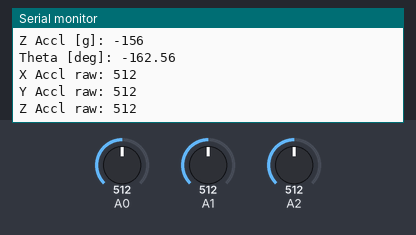
Recording of a sketch running on a simulated Arduino Uno, built with avr-gcc and run on an emulated ATmega328P. Parts: the last lines printed to the serial monitor. Inputs (shaded band) come from the test bench; at power-on: A0 = 512, A2 = 512, A1 = 512.

Above: at 1.2 s.
1.3 s: A0 set to 627
At 1.55 s:
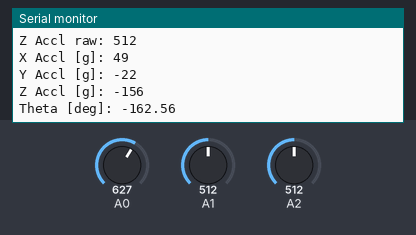
2.8 s: A2 set to 627
At 3.26 s:
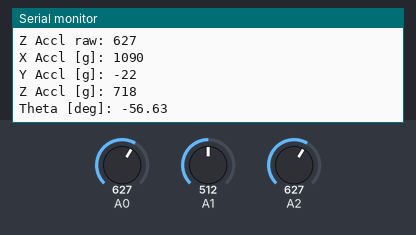
5.8 s: A1 set to 627
At 6.69 s:
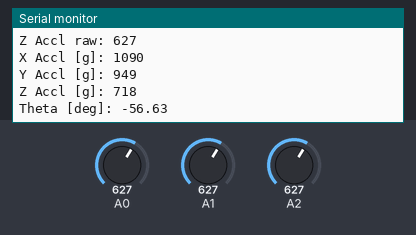
7.3 s: A0 set to 605
At 7.82 s:
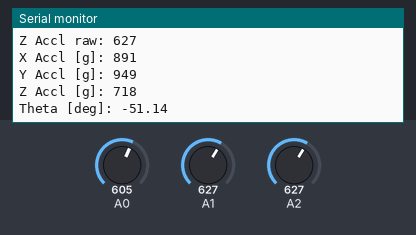
10.3 s: A1 set to 607
At 11.24 s:
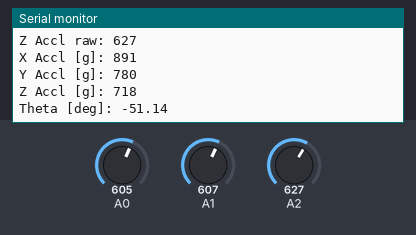
11.8 s: A2 set to 607
At 12.38 s:
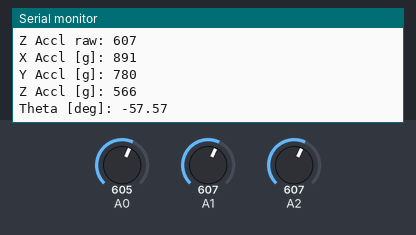
Timing chart, 0 to 14.3 s (numbered marks = the images above; inputs shaded):
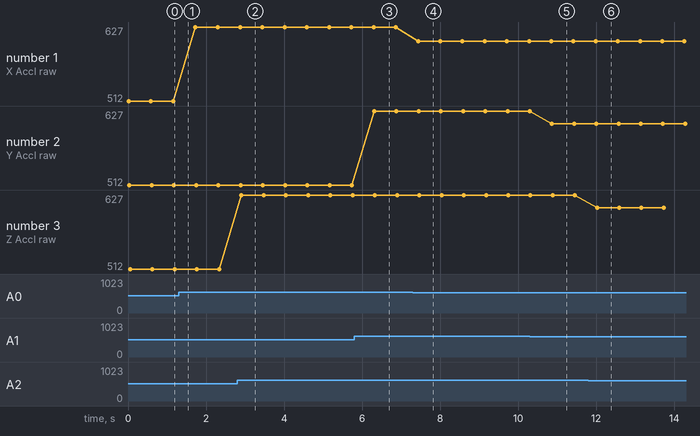

The sketch:

read_adxl335_values.ino
```cpp
// Code to use accelerometer
//
// PINOUTS:
// ADXL335  to   UNO
// Vin      ->   +5V
// 3Vo      ->   AREF
// GND      ->   GND
// Zout     ->   A2
// Yout     ->   A1
// Xout     ->   A0

// libraries
#include <math.h>

// pins
const int xInput = A0;    // x acceleration, 0-1023 returned
const int yInput = A1;    // y acceleration, 0-1023 returned
const int zInput = A2;    // z acceleration, 0-1023 returned

// raw ranges
int zRawMin = 401;
int zRawMax = 664;

int yRawMin = 396;
int yRawMax = 633;

int xRawMin = 396;
int xRawMax = 617;

// Take multiple samples to reduce noise
const int sampleSize = 10;


// Set it up once...
void setup() {
  analogReference(EXTERNAL);
  Serial.begin(9600);
  Serial.println("Serial begin!");
  Serial.println("");
}


// Loop over and over...
void loop() {
  int xRaw = ReadAxis(xInput);
  int yRaw = ReadAxis(yInput);
  int zRaw = ReadAxis(zInput);
  Serial.print("X Accl raw: ");
  Serial.println(xRaw);
  Serial.print("Y Accl raw: ");
  Serial.println(yRaw);
  Serial.print("Z Accl raw: ");
  Serial.println(zRaw);

  // // Convert raw values to g fractions
  long xScaled = map(xRaw, xRawMin, xRawMax, -1000, 1000);
  long yScaled = map(yRaw, yRawMin, yRawMax, -1000, 1000);
  long zScaled = map(zRaw, zRawMin, zRawMax, -1000, 1000);
  Serial.print("X Accl [g]: ");
  Serial.println(xScaled);
  Serial.print("Y Accl [g]: ");
  Serial.println(yScaled);
  Serial.print("Z Accl [g]: ");
  Serial.println(zScaled);

  // Calculate angle
  double ang = atan2((double) zScaled, (double) xScaled);
  Serial.print("Theta [deg]: ");
  Serial.println(ang*180/3.1415927 - 90);
  Serial.println("");

  delay(500);

}


// Read "sampleSize" samples and report the average
int ReadAxis(int axisPin) {
  long reading = 0;
  analogRead(axisPin);
  delay(1);
  for (int i = 0; i < sampleSize; i++) {
    reading += analogRead(axisPin);
  }
  return reading/sampleSize;
}
```

Measured:
- after the input at 2.8 s, the serial monitor: prints a new line after 0.11 s (image 2)
- after the input at 5.8 s, the serial monitor: prints a new line after 0.51 s (image 3)
- after the input at 7.3 s, the serial monitor: prints a new line after 0.13 s (image 4)
- after the input at 10.3 s, the serial monitor: prints a new line after 0.56 s (image 5)
- after the input at 11.8 s, the serial monitor: prints a new line after 0.22 s (image 6)
- plotted number 1: 512 → 627 after the input at 1.3 s, 627 → 605 after the input at 7.3 s
- plotted number 2: 627 → 607 after the input at 10.3 s
